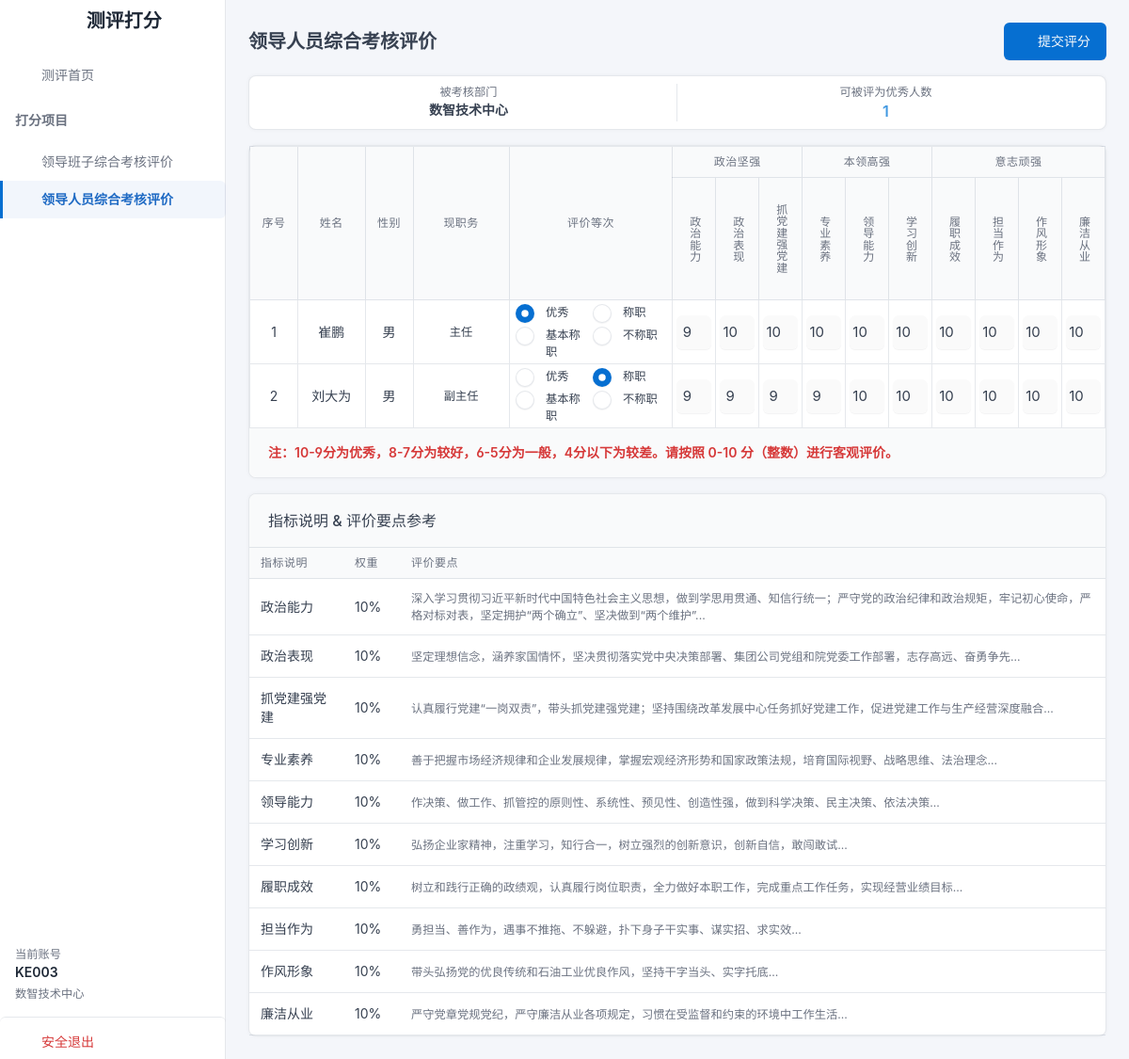
/assessment/personnel-evaluation (signed in), run on the app's committed database.
### tables this page shows
CREATE TABLE department_config (
            id INTEGER PRIMARY KEY AUTOINCREMENT,
            
            -- 基础信息
            serial_no INTEGER,          -- 序号
            sort_no INTEGER,            -- 排序号 (用于前端显示顺序)
            dept_name TEXT NOT NULL,    -- 部门名称
            dept_code TEXT NOT NULL,    -- 部门代码
            dept_type TEXT,             -- 部门类型
            
            -- 领导信息
            leader_main TEXT,           -- 部门主管领导
            leader_sub TEXT,            -- 部门分管领导
            
            -- 账号数量配置 (用于生成打分账号)
            count_college_leader INTEGER DEFAULT 0, -- 院领导账号数量
            count_principal INTEGER DEFAULT 0,      -- 正职账号数据量
            count_deputy INTEGER DEFAULT 0,         -- 副职账号数量
            count_other INTEGER DEFAULT 0,          -- 其他员工账号数量
            count_center_leader INTEGER DEFAULT 0,  -- 中心基层领导账号数量
            
            -- 评测名额限制 (逻辑控制用)
            count_excellent INTEGER DEFAULT 0,           -- 可被评为优秀人数
            count_recommend_principal INTEGER DEFAULT 0, -- 推荐正职人数
            count_recommend_deputy INTEGER DEFAULT 0,    -- 推荐副职人数
            
            updated_at DATETIME DEFAULT CURRENT_TIMESTAMP
        );

CREATE TABLE middle_managers (
            id INTEGER PRIMARY KEY AUTOINCREMENT,
            serial_no INTEGER,          -- 序号
            sort_no INTEGER,            -- 部门内排序号
            name TEXT NOT NULL,         -- 姓名
            gender TEXT,                -- 性别
            position TEXT NOT NULL,     -- 现任职务
            
            dept_name TEXT NOT NULL,    -- 部门名称 (用于显示和匹配)
            dept_id INTEGER,            -- 部门ID (外键关联)
            
            rank_level TEXT,            -- 岗位层级
            birth_date TEXT,            -- 出生年月
            education TEXT,             -- 文化程度
            rank_time TEXT,             -- 现职级时间
            role TEXT,                  -- 员工角色
            
            dept_code TEXT,             -- 部门代码 (New)
            tenure_time TEXT,           -- 任职时间 (New)
            is_newly_promoted TEXT,     -- 是否新提拔干部 (New)
            
            updated_at DATETIME DEFAULT CURRENT_TIMESTAMP
        );

CREATE TABLE personnel_scores (
            id INTEGER PRIMARY KEY AUTOINCREMENT,
            rater_account TEXT NOT NULL,         -- 打分人账号
            target_dept_code TEXT NOT NULL,      -- 被考核部门代码
            examinee_id INTEGER NOT NULL,        -- 被考核人ID (关联 middle_managers)
            examinee_name TEXT,                  -- 被考核人姓名 (冗余)
            
            evaluation_grade TEXT,               -- 评价等次 (优秀/称职/基本称职/不称职)
            
            -- 10个评分维度 (各占 10%)
            s_political_ability REAL DEFAULT 0,  
            s_political_perf REAL DEFAULT 0,     
            s_party_build REAL DEFAULT 0,        
            s_professionalism REAL DEFAULT 0,    
            s_leadership REAL DEFAULT 0,         
            s_learning_innov REAL DEFAULT 0,     
            s_performance REAL DEFAULT 0,        
            s_responsibility REAL DEFAULT 0,     
            s_style_image REAL DEFAULT 0,        
            s_integrity REAL DEFAULT 0,          
            
            total_score REAL DEFAULT 0,          
            
            created_at DATETIME DEFAULT CURRENT_TIMESTAMP,
            updated_at DATETIME DEFAULT CURRENT_TIMESTAMP
        );

### app.py (the view)
@app.route('/assessment/personnel-evaluation')
def assessment_personnel():
    if session.get('assessor_role') != 'assessor':
        return redirect(url_for('index'))
    rater_account = session.get('assessor_username')
    db = get_db()
    user_row = db.execute('''
        SELECT a.dept_code, d.count_excellent, d.dept_name
        FROM evaluation_accounts a
        LEFT JOIN department_config d ON a.dept_code = d.dept_code
        WHERE a.username=?
    ''', (rater_account,)).fetchone()
    if not user_row:
        return "账号信息异常", 403
    dept_code = user_row['dept_code']
    count_excellent = user_row['count_excellent'] or 0
    dept_name = user_row['dept_name']
    if count_excellent <= 0:
        return render_template('assessment_error.html', msg="该部门无优秀评选名额，无需进行此项考核。")
    managers = db.execute('SELECT * FROM middle_managers WHERE dept_code=? ORDER BY sort_no ASC', (dept_code,)).fetchall()
    existing_rows = db.execute('SELECT * FROM personnel_scores WHERE rater_account=? AND target_dept_code=?',
                              (rater_account, dept_code)).fetchall()
    scores_map = {}
    for r in existing_rows:
        scores_map[r['examinee_id']] = dict(r)
    return render_template('assessment_personnel.html',
                           managers=managers,
                           count_excellent=count_excellent,
                           scores_map=scores_map,
                           dept_name=dept_name)

### templates/assessment_personnel.html (shortened to what this page needs)
{% extends "base_assessment.html" %}
{% block content %}
<div class="container-fluid px-4">
    <div class="row g-2 align-items-center mb-3">
        <div class="col">
            <h2 class="page-title">领导人员综合考核评价</h2>
        </div>
        <div class="col-auto ms-auto">
            <button class="btn btn-primary" onclick="submitScores()">
                <i class="ti ti-send me-2"></i>提交评分
            </button>
        </div>
    </div>
    <div class="card mb-3">
        <div class="card-body py-2">
            <div class="row text-center">
                <div class="col-6 border-end">
                    <div class="text-muted small">被考核部门</div>
                    <div class="fw-bold">{{ dept_name }}</div>
                </div>
                <div class="col-6">
                    <div class="text-muted small">可被评为优秀人数</div>
                    <div class="fw-bold text-azure fs-3">{{ count_excellent }}</div>
                </div>
            </div>
        </div>
    </div>
    <div class="card mb-3" style="overflow: visible;">
        <div class="table-responsive" style="overflow-x: auto;">
            <table class="table table-bordered table-vcenter text-center align-middle mb-0">
                <thead>
                    <tr class="bg-light">
                        <th rowspan="2" style="width: 40px;">序号</th>
                        <th rowspan="2" style="width: 70px;">姓名</th>
                        <th rowspan="2" style="width: 40px;">性别</th>
                        <th rowspan="2" style="width: 100px;">现职务</th>
                        <th rowspan="2" class="grade-col">评价等次</th>
                        <th colspan="3">政治坚强</th>
                        <th colspan="3">本领高强</th>
                        <th colspan="4">意志顽强</th>
                    </tr>
                    <tr class="bg-white small">
                        <th class="vertical-header score-col">政治能力</th>
                        <th class="vertical-header score-col">政治表现</th>
                        <th class="vertical-header score-col">抓党建强党建</th>
                        <th class="vertical-header score-col">专业素养</th>
                        <th class="vertical-header score-col">领导能力</th>
                        <th class="vertical-header score-col">学习创新</th>
                        <th class="vertical-header score-col">履职成效</th>
                        <th class="vertical-header score-col">担当作为</th>
                        <th class="vertical-header score-col">作风形象</th>
                        <th class="vertical-header score-col">廉洁从业</th>
                    </tr>
                </thead>
                <tbody>
                    {% for m in managers %}
                    {% set score_data = scores_map.get(m.id, {}) %}
                    {% set grade = score_data.get('evaluation_grade', '') %}
                    <tr class="person-row" data-id="{{ m.id }}" data-name="{{ m.name }}">
                        <td>{{ loop.index }}</td>
                        <td>{{ m.name }}</td>
                        <td>{{ m.gender }}</td>
                        <td class="text-wrap small" style="max-width: 100px; line-height: 1.2;">{{ m.position }}</td>
                        <td class="p-1">
                            <div class="d-grid gap-1 text-start"
                                style="grid-template-columns: 1fr 1fr; width: 100%; max-width: 160px; margin: 0 auto;">
                                <label class="form-check m-0 small">
                                    <input class="form-check-input grade-radio p-1" type="radio" name="grade_{{ m.id }}"
                                        value="优秀" {% if grade=='优秀' %}checked{% endif %}>
                                    <span class="form-check-label">优秀</span>
                                </label>
                                <label class="form-check m-0 small">
                                    <input class="form-check-input grade-radio p-1" type="radio" name="grade_{{ m.id }}"
                                        value="称职" {% if grade=='称职' %}checked{% endif %}>
                                    <span class="form-check-label">称职</span>
                                </label>
                                <label class="form-check m-0 small">
                                    <input class="form-check-input grade-radio p-1" type="radio" name="grade_{{ m.id }}"
                                        value="基本称职" {% if grade=='基本称职' %}checked{% endif %}>
                                    <span class="form-check-label">基本称职</span>
                                </label>
                                <label class="form-check m-0 small">
                                    <input class="form-check-input grade-radio p-1" type="radio" name="grade_{{ m.id }}"
                                        value="不称职" {% if grade=='不称职' %}checked{% endif %}>
                                    <span class="form-check-label">不称职</span>
                                </label>
                            </div>
                        </td>
                        <td class="p-1"><input type="number" class="form-control text-center px-0 score-input"
                                name="s_political_ability" value="{{ score_data.get('s_political_ability', 10)|int }}"
                                min="0" max="10"></td>
                        <td class="p-1"><input type="number" class="form-control text-center px-0 score-input"
                                name="s_political_perf" value="{{ score_data.get('s_political_perf', 10)|int }}" min="0"
                                max="10"></td>
                        <td class="p-1"><input type="number" class="form-control text-center px-0 score-input"
                                name="s_party_build" value="{{ score_data.get('s_party_build', 10)|int }}" min="0"
                                max="10"></td>
                        <td class="p-1"><input type="number" class="form-control text-center px-0 score-input"
                                name="s_professionalism" value="{{ score_data.get('s_professionalism', 10)|int }}"
                                min="0" max="10"></td>
                        <td class="p-1"><input type="number" class="form-control text-center px-0 score-input"
                                name="s_leadership" value="{{ score_data.get('s_leadership', 10)|int }}" min="0"
                                max="10"></td>
                        <td class="p-1"><input type="number" class="form-control text-center px-0 score-input"
                                name="s_learning_innov" value="{{ score_data.get('s_learning_innov', 10)|int }}" min="0"
                                max="10"></td>
                        <td class="p-1"><input type="number" class="form-control text-center px-0 score-input"
                                name="s_performance" value="{{ score_data.get('s_performance', 10)|int }}" min="0"
                                max="10"></td>
                        <td class="p-1"><input type="number" class="form-control text-center px-0 score-input"
                                name="s_responsibility" value="{{ score_data.get('s_responsibility', 10)|int }}" min="0"
                                max="10"></td>
                        <td class="p-1"><input type="number" class="form-control text-center px-0 score-input"
                                name="s_style_image" value="{{ score_data.get('s_style_image', 10)|int }}" min="0"
                                max="10"></td>
                        <td class="p-1"><input type="number" class="form-control text-center px-0 score-input"
                                name="s_integrity" value="{{ score_data.get('s_integrity', 10)|int }}" min="0" max="10">
                        </td>
                    </tr>
                    {% endfor %}
                </tbody>
            </table>
        </div>
        <div class="card-footer">
            <div class="text-danger fw-bold">
                注：10-9分为优秀，8-7分为较好，6-5分为一般，4分以下为较差。请按照 0-10 分（整数）进行客观评价。
            </div>
        </div>
    </div>
    <div class="card">
        <div class="card-header bg-light">
            <h3 class="card-title">指标说明 & 评价要点参考</h3>
        </div>
        <div class="table-responsive">
            <table class="table table-vcenter">
                <thead>
                    <tr>
                        <th style="width: 100px;">指标说明</th>
                        <th style="width: 60px;">权重</th>
                        <th>评价要点</th>
                    </tr>
                </thead>
                <tbody>
                    <tr>
                        <td>政治能力</td>
                        <td>10%</td>
                        <td class="text-muted small">
                            深入学习贯彻习近平新时代中国特色社会主义思想，做到学思用贯通、知信行统一；严守党的政治纪律和政治规矩，牢记初心使命，严格对标对表，坚定拥护“两个确立”、坚决做到“两个维护”...
                        </td>
                    </tr>
                    <tr>
                        <td>政治表现</td>
                        <td>10%</td>
                        <td class="text-muted small">坚定理想信念，涵养家国情怀，坚决贯彻落实党中央决策部署、集团公司党组和院党委工作部署，志存高远、奋勇争先...</td>
                    </tr>
                    <tr>
                        <td>抓党建强党建</td>
                        <td>10%</td>
                        <td class="text-muted small">认真履行党建“一岗双责”，带头抓党建强党建；坚持围绕改革发展中心任务抓好党建工作，促进党建工作与生产经营深度融合...</td>
                    </tr>
                    <tr>
                        <td>专业素养</td>
                        <td>10%</td>
                        <td class="text-muted small">善于把握市场经济规律和企业发展规律，掌握宏观经济形势和国家政策法规，培育国际视野、战略思维、法治理念...</td>
                    </tr>
                    <tr>
                        <td>领导能力</td>
                        <td>10%</td>
                        <td class="text-muted small">作决策、做工作、抓管控的原则性、系统性、预见性、创造性强，做到科学决策、民主决策、依法决策...</td>
                    </tr>
                    <tr>
                        <td>学习创新</td>
                        <td>10%</td>
                        <td class="text-muted small">弘扬企业家精神，注重学习，知行合一，树立强烈的创新意识，创新自信，敢闯敢试...</td>
                    </tr>
                    <tr>
                        <td>履职成效</td>
                        <td>10%</td>
                        <td class="text-muted small">树立和践行正确的政绩观，认真履行岗位职责，全力做好本职工作，完成重点工作任务，实现经营业绩目标...</td>
                    </tr>
                    <tr>
                        <td>担当作为</td>
                        <td>10%</td>
                        <td class="text-muted small">勇担当、善作为，遇事不推拖、不躲避，扑下身子干实事、谋实招、求实效...</td>
                    </tr>
                    <tr>
                        <td>作风形象</td>
                        <td>10%</td>
                        <td class="text-muted small">带头弘扬党的优良传统和石油工业优良作风，坚持干字当头、实字托底...</td>
                    </tr>
                    <tr>
                        <td>廉洁从业</td>
                        <td>10%</td>
                        <td class="text-muted small">严守党章党规党纪，严守廉洁从业各项规定，习惯在受监督和约束的环境中工作生活...</td>
                    </tr>
                </tbody>
            </table>
        </div>
    </div>
</div>
{% endblock %}

### data on the page
department_config: dept_name "数智技术中心"
middle_managers: name "崔鹏", gender "男", position "主任", id "☑ 优秀", id "☐ 称职", id "☐ 基本称职", id "☐ 不称职"
personnel_scores: s_political_ability "9", s_political_perf "10", s_party_build "10", s_professionalism "10", s_leadership "10", s_learning_innov "10", s_performance "10", s_responsibility "10", s_style_image "10", s_integrity "10"
middle_managers: name "刘大为", gender "男", position "副主任", id "☐ 优秀", id "☑ 称职", id "☐ 基本称职", id "☐ 不称职"
personnel_scores: s_political_ability "9", s_political_perf "9", s_party_build "9", s_professionalism "9", s_leadership "10", s_learning_innov "10", s_performance "10", s_responsibility "10", s_style_image "10", s_integrity "10"

### other printed values
{{ session.get('assessor_username', 'Unknown') }} "KE003"
{{ session.get('assessor_dept_name', '') }} "数智技术中心"
{{ count_excellent }} "1"
